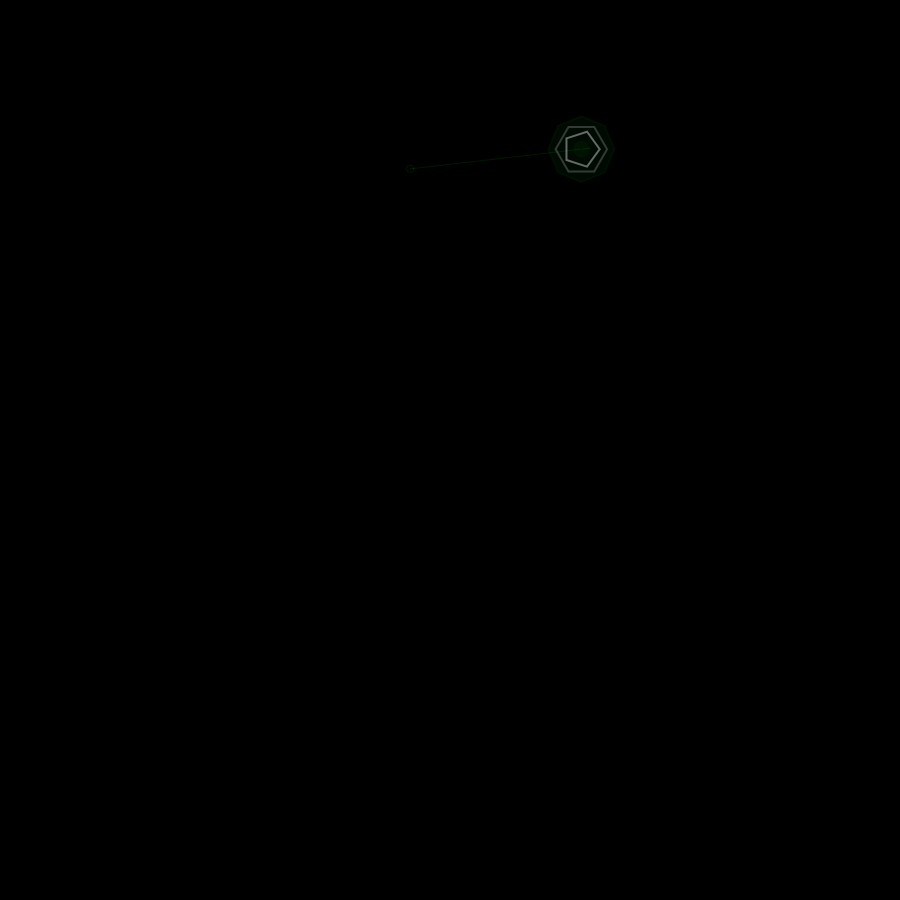
Frame 1 (no input)
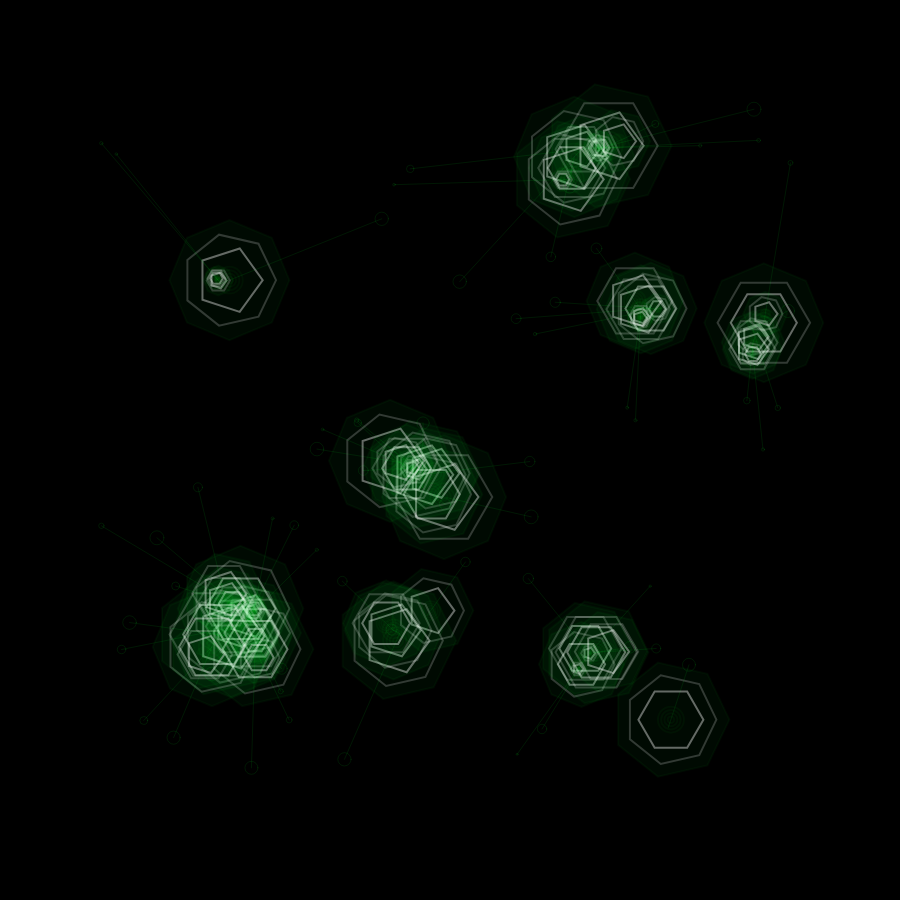
Frame 60 (no input)
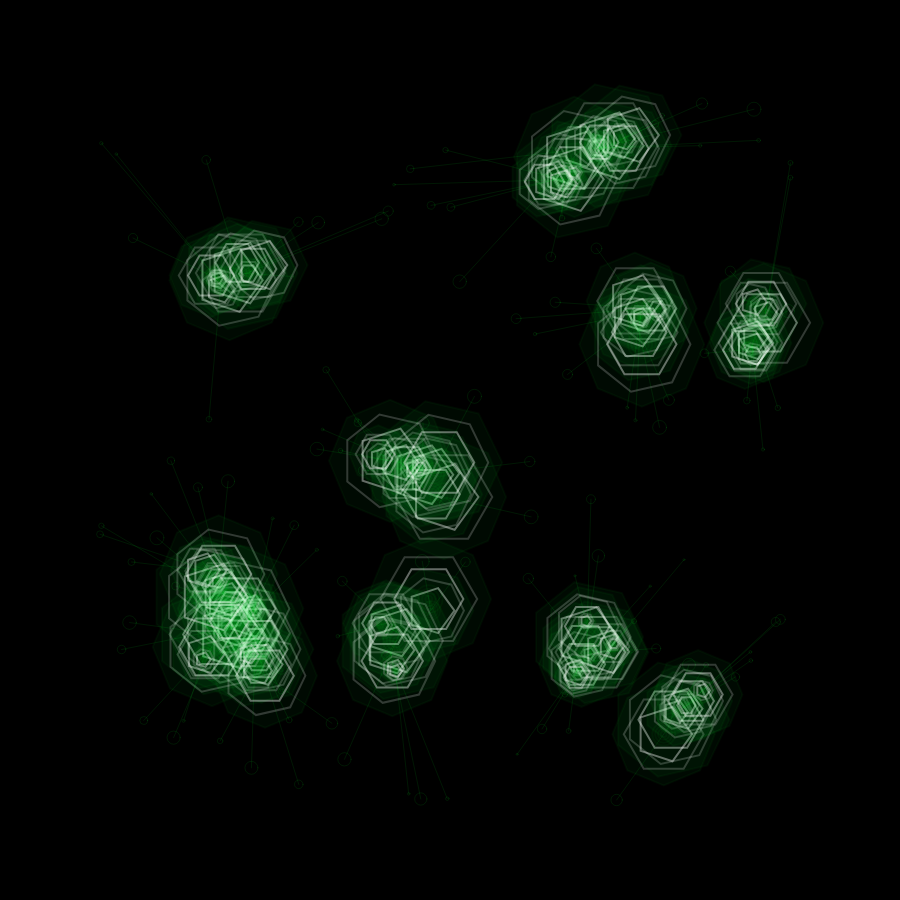
Frame 120 (the mouse pressed at the canvas centre since frame 60)

The p5.js sketch that drew these frames (run headless with seeded random() and noise() and a simulated clock; from frame 60 on, the mouse is pressed at the canvas centre):

// p5.js sketch
// ── sketch.js
let hexx;

let currentCount = 10;
const margin = 100;
const maxCount = currentCount * 20;

const x = Array(maxCount);
const y = Array(maxCount);
const r = Array(maxCount);

const randomR = () => random(1, 7);
const randomX = () => random(margin, width - margin);
const randomY = () => random(margin, height - margin);

function setup() {
  createCanvas(900, 900);
  background(0);

  for (let i = 0; i < currentCount; i++) {
    r[i] = randomR();
    x[i] = randomX();
    y[i] = randomY();
  }
}

function polygon(x, y, radius, npoints) {
  let angle = TWO_PI / npoints;

  beginShape();
    for (let a = 0; a < TWO_PI; a += angle) {
      const sx = x + cos(a) * radius;
      const sy = y + sin(a) * radius;
      vertex(sx, sy);
    }
  endShape(CLOSE)
}

function draw() {
  const newR = randomR();
  const newX = randomX();
  const newY = randomY();

  // Longest distance is the diagonal
  let closestD = sqrt(width * width + height * height);
  let closestIn = 0;

    for (let i = 0; i < currentCount; i++) {
    const newD = dist(newX, newY, x[i] - 1, y[i] - 1);

      if (newD < closestD) {
        closestD = newD;
        closestIn = i;
      }
    }

  const angle = atan2(newY - y[closestIn], newX - x[closestIn]);
  let i = currentCount;
  currentCount++;

  x[i] = x[closestIn] + cos(angle) * (r[closestIn] + newR);
  y[i] = y[closestIn] + sin(angle) * (r[closestIn] + newR);
  r[i] = newR;

  showHistoryPath(newX, newY, newR, closestIn);

  noStroke();
  noFill();
  stroke(10, 255, 50, 10);
  strokeWeight(2);

  fill(10, 255, 50, 10);
  polygon(x[i], y[i], r[i] * 9, int(random(7, 9)));

  noFill();

  circle(x[i], y[i], r[i] * 4);
  circle(x[i], y[i], r[i] * 3);
  circle(x[i], y[i], r[i] * 2);
  circle(x[i], y[i], r[i] * 1);

  stroke(255, 100);
  polygon(x[i], y[i], r[i] * 5, int(random(5, 7)));

  stroke(255, 50);
  polygon(x[i], y[i], r[i] * 7, int(random(6, 8)));

  stroke(255, 40);

  if (currentCount >= maxCount) {
    console.log("Limit reached: " + maxCount);
    noLoop();
  }
}

const showHistoryPath = (_x, _y, _r, inx) => {
  noFill();
  stroke(10, 255, 50);
  strokeWeight(0.1);
  circle(_x, _y, _r * 2);
  line(_x, _y, x[inx], y[inx]);
}

const timestamp = () => {
  const now = Calendar.getInstance();
  return String.format("%1$ty%1$tm%1$td_%1$tH%1$tM%1$tS", now);
}

function keyReleased() {
  if (key == 's') {
    const msg = "growthStructures-" + timestamp() + "-" + frameCount + ".png";
    saveFrame(msg);
    console.log("Saved: " + msg);
  }
}
